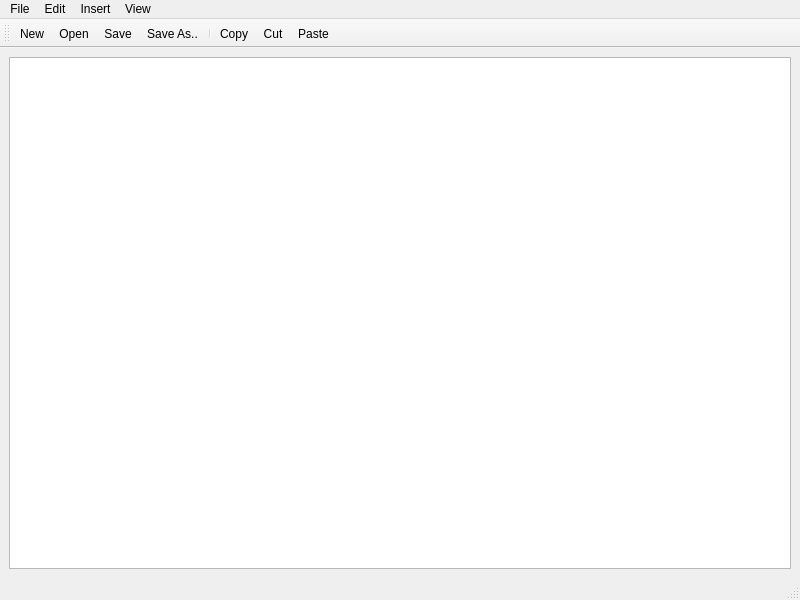
<?xml version="1.0" encoding="UTF-8"?>
<ui version="4.0">
 <class>MainWindow</class>
 <widget class="QMainWindow" name="MainWindow">
  <property name="geometry">
   <rect>
    <x>0</x>
    <y>0</y>
    <width>800</width>
    <height>600</height>
   </rect>
  </property>
  <property name="windowTitle">
   <string>MainWindow</string>
  </property>
  <widget class="QWidget" name="centralwidget">
   <layout class="QHBoxLayout" name="horizontalLayout">
    <item>
     <widget class="QPlainTextEdit" name="plainTextEdit"/>
    </item>
   </layout>
  </widget>
  <widget class="QMenuBar" name="menubar">
   <property name="geometry">
    <rect>
     <x>0</x>
     <y>0</y>
     <width>800</width>
     <height>22</height>
    </rect>
   </property>
   <widget class="QMenu" name="menuFile">
    <property name="title">
     <string>File</string>
    </property>
    <addaction name="actionNew"/>
    <addaction name="actionOpen"/>
    <addaction name="actionSave"/>
    <addaction name="actionSave_As"/>
    <addaction name="separator"/>
    <addaction name="actionExit"/>
   </widget>
   <widget class="QMenu" name="menuEdit">
    <property name="title">
     <string>Edit</string>
    </property>
    <addaction name="actionCopy"/>
    <addaction name="actionCut"/>
    <addaction name="actionPaste"/>
    <addaction name="separator"/>
    <addaction name="actionSelect_All"/>
    <addaction name="actionSelect_None"/>
   </widget>
   <widget class="QMenu" name="menuInsert">
    <property name="title">
     <string>Insert</string>
    </property>
    <addaction name="actionAnimals"/>
    <addaction name="actionShapes"/>
    <addaction name="actionFood"/>
   </widget>
   <widget class="QMenu" name="menuView">
    <property name="title">
     <string>View</string>
    </property>
    <addaction name="actionToolbar_top"/>
    <addaction name="actionToolbar_bottom"/>
    <addaction name="actionToolbar_left"/>
    <addaction name="actionToolbar_right"/>
    <addaction name="separator"/>
    <addaction name="actionToolbar_floatable"/>
    <addaction name="actionToolbar_movable"/>
   </widget>
   <addaction name="menuFile"/>
   <addaction name="menuEdit"/>
   <addaction name="menuInsert"/>
   <addaction name="menuView"/>
  </widget>
  <widget class="QStatusBar" name="statusbar"/>
  <widget class="QToolBar" name="toolBar">
   <property name="windowTitle">
    <string>toolBar</string>
   </property>
   <attribute name="toolBarArea">
    <enum>TopToolBarArea</enum>
   </attribute>
   <attribute name="toolBarBreak">
    <bool>false</bool>
   </attribute>
   <addaction name="actionNew"/>
   <addaction name="actionOpen"/>
   <addaction name="actionSave"/>
   <addaction name="actionSave_As"/>
   <addaction name="separator"/>
   <addaction name="actionCopy"/>
   <addaction name="actionCut"/>
   <addaction name="actionPaste"/>
  </widget>
  <action name="actionNew">
   <property name="icon">
    <iconset resource="resources.qrc">
     <normaloff>:/files/images/new.png</normaloff>:/files/images/new.png</iconset>
   </property>
   <property name="text">
    <string>New</string>
   </property>
  </action>
  <action name="actionOpen">
   <property name="icon">
    <iconset resource="resources.qrc">
     <normaloff>:/files/images/open.png</normaloff>:/files/images/open.png</iconset>
   </property>
   <property name="text">
    <string>Open</string>
   </property>
  </action>
  <action name="actionSave">
   <property name="icon">
    <iconset resource="resources.qrc">
     <normaloff>:/files/images/save.png</normaloff>:/files/images/save.png</iconset>
   </property>
   <property name="text">
    <string>Save</string>
   </property>
  </action>
  <action name="actionSave_As">
   <property name="icon">
    <iconset resource="resources.qrc">
     <normaloff>:/files/images/saveas.png</normaloff>:/files/images/saveas.png</iconset>
   </property>
   <property name="text">
    <string>Save As..</string>
   </property>
  </action>
  <action name="actionExit">
   <property name="text">
    <string>Exit</string>
   </property>
  </action>
  <action name="actionCopy">
   <property name="icon">
    <iconset resource="resources.qrc">
     <normaloff>:/files/images/copy.png</normaloff>:/files/images/copy.png</iconset>
   </property>
   <property name="text">
    <string>Copy</string>
   </property>
  </action>
  <action name="actionCut">
   <property name="icon">
    <iconset resource="resources.qrc">
     <normaloff>:/files/images/cut.png</normaloff>:/files/images/cut.png</iconset>
   </property>
   <property name="text">
    <string>Cut</string>
   </property>
  </action>
  <action name="actionPaste">
   <property name="icon">
    <iconset resource="resources.qrc">
     <normaloff>:/files/images/paste.png</normaloff>:/files/images/paste.png</iconset>
   </property>
   <property name="text">
    <string>Paste</string>
   </property>
  </action>
  <action name="actionSelect_All">
   <property name="icon">
    <iconset resource="resources.qrc">
     <normaloff>:/files/images/selectall.png</normaloff>:/files/images/selectall.png</iconset>
   </property>
   <property name="text">
    <string>Select All</string>
   </property>
  </action>
  <action name="actionSelect_None">
   <property name="icon">
    <iconset resource="resources.qrc">
     <normaloff>:/files/images/selectnone.png</normaloff>:/files/images/selectnone.png</iconset>
   </property>
   <property name="text">
    <string>Select None</string>
   </property>
  </action>
  <action name="actionAnimals">
   <property name="text">
    <string>Animals</string>
   </property>
  </action>
  <action name="actionShapes">
   <property name="text">
    <string>Shapes</string>
   </property>
  </action>
  <action name="actionFood">
   <property name="text">
    <string>Food</string>
   </property>
  </action>
  <action name="actionToolbar_top">
   <property name="text">
    <string>Toolbar top</string>
   </property>
  </action>
  <action name="actionToolbar_bottom">
   <property name="text">
    <string>Toolbar bottom</string>
   </property>
  </action>
  <action name="actionToolbar_left">
   <property name="text">
    <string>Toolbar left</string>
   </property>
  </action>
  <action name="actionToolbar_right">
   <property name="text">
    <string>Toolbar right</string>
   </property>
  </action>
  <action name="actionToolbar_floatable">
   <property name="checkable">
    <bool>true</bool>
   </property>
   <property name="text">
    <string>Toolbar floatable</string>
   </property>
  </action>
  <action name="actionToolbar_movable">
   <property name="checkable">
    <bool>true</bool>
   </property>
   <property name="text">
    <string>Toolbar movable</string>
   </property>
  </action>
 </widget>
 <resources>
  <include location="resources.qrc"/>
 </resources>
 <connections/>
</ui>
